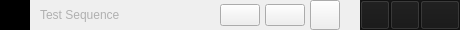
     <widget class="QFrame" name="toolBar">
      <property name="minimumSize">
       <size>
        <width>0</width>
        <height>30</height>
       </size>
      </property>
      <property name="maximumSize">
       <size>
        <width>16777215</width>
        <height>30</height>
       </size>
      </property>
      <property name="frameShape">
       <enum>QFrame::Shape::NoFrame</enum>
      </property>
      <property name="frameShadow">
       <enum>QFrame::Shadow::Raised</enum>
      </property>
      <layout class="QHBoxLayout" name="horizontalLayout">
       <property name="spacing">
        <number>0</number>
       </property>
       <property name="leftMargin">
        <number>0</number>
       </property>
       <property name="topMargin">
        <number>0</number>
       </property>
       <property name="rightMargin">
        <number>0</number>
       </property>
       <property name="bottomMargin">
        <number>0</number>
       </property>
       <item>
        <widget class="QFrame" name="ToogleButton">
         <property name="minimumSize">
          <size>
           <width>30</width>
           <height>30</height>
          </size>
         </property>
         <property name="maximumSize">
          <size>
           <width>30</width>
           <height>30</height>
          </size>
         </property>
         <property name="styleSheet">
          <string notr="true">background-color: rgb(59, 65, 71);</string>
         </property>
         <property name="frameShape">
          <enum>QFrame::Shape::NoFrame</enum>
         </property>
         <property name="frameShadow">
          <enum>QFrame::Shadow::Raised</enum>
         </property>
         <layout class="QHBoxLayout" name="horizontalLayout_7">
          <property name="spacing">
           <number>0</number>
          </property>
          <property name="leftMargin">
           <number>0</number>
          </property>
          <property name="topMargin">
           <number>0</number>
          </property>
          <property name="rightMargin">
           <number>0</number>
          </property>
          <property name="bottomMargin">
           <number>0</number>
          </property>
          <item>
           <widget class="QPushButton" name="btnHamburger">
            <property name="minimumSize">
             <size>
              <width>30</width>
              <height>30</height>
             </size>
            </property>
            <property name="maximumSize">
             <size>
              <width>30</width>
              <height>30</height>
             </size>
            </property>
            <property name="sizeIncrement">
             <size>
              <width>0</width>
              <height>0</height>
             </size>
            </property>
            <property name="baseSize">
             <size>
              <width>0</width>
              <height>0</height>
             </size>
            </property>
            <property name="styleSheet">
             <string notr="true">QPushButton {
	border: none;
	background-color: rgb(0, 0, 0);
	border-left: 3px solid rgb(0, 0, 0);
}

QPushButton:hover {
	border-left: 3px solid rgb(255, 85, 0);
}

QPushButton:pressed {
	background-color: rgb(25, 25, 25);
}</string>
            </property>
            <property name="text">
             <string/>
            </property>
            <property name="icon">
             <iconset>
              <normaloff>statics/icons/icons8_menu.svg</normaloff>statics/icons/icons8_menu.svg</iconset>
            </property>
            <property name="iconSize">
             <size>
              <width>30</width>
              <height>30</height>
             </size>
            </property>
           </widget>
          </item>
         </layout>
        </widget>
       </item>
       <item>
        <widget class="QFrame" name="headerFrame">
         <property name="layoutDirection">
          <enum>Qt::LayoutDirection::LeftToRight</enum>
         </property>
         <property name="frameShape">
          <enum>QFrame::Shape::NoFrame</enum>
         </property>
         <property name="frameShadow">
          <enum>QFrame::Shadow::Raised</enum>
         </property>
         <layout class="QHBoxLayout" name="horizontalLayout_2">
          <property name="spacing">
           <number>0</number>
          </property>
          <property name="leftMargin">
           <number>0</number>
          </property>
          <property name="topMargin">
           <number>0</number>
          </property>
          <property name="rightMargin">
           <number>0</number>
          </property>
          <property name="bottomMargin">
           <number>0</number>
          </property>
          <item>
           <spacer name="horizontalSpacer_1">
            <property name="orientation">
             <enum>Qt::Orientation::Horizontal</enum>
            </property>
            <property name="sizeHint" stdset="0">
             <size>
              <width>10</width>
              <height>13</height>
             </size>
            </property>
           </spacer>
          </item>
          <item>
           <widget class="QLabel" name="label">
            <property name="styleSheet">
             <string notr="true">color: rgb(176, 176, 176);</string>
            </property>
            <property name="text">
             <string>Test Sequence</string>
            </property>
           </widget>
          </item>
          <item>
           <spacer name="horizontalSpacer_2">
            <property name="orientation">
             <enum>Qt::Orientation::Horizontal</enum>
            </property>
            <property name="sizeType">
             <enum>QSizePolicy::Policy::Expanding</enum>
            </property>
            <property name="sizeHint" stdset="0">
             <size>
              <width>100</width>
              <height>13</height>
             </size>
            </property>
           </spacer>
          </item>
          <item>
           <widget class="QFrame" name="UserFrame">
            <property name="frameShape">
             <enum>QFrame::Shape::NoFrame</enum>
            </property>
            <property name="frameShadow">
             <enum>QFrame::Shadow::Raised</enum>
            </property>
            <layout class="QHBoxLayout" name="horizontalLayout_5">
             <property name="spacing">
              <number>5</number>
             </property>
             <property name="leftMargin">
              <number>0</number>
             </property>
             <property name="topMargin">
              <number>0</number>
             </property>
             <property name="rightMargin">
              <number>20</number>
             </property>
             <property name="bottomMargin">
              <number>0</number>
             </property>
             <item>
              <widget class="QPushButton" name="btnToolbox">
               <property name="text">
                <string/>
               </property>
               <property name="icon">
                <iconset>
                 <normaloff>statics/icons/icons8_maintenance_2.svg</normaloff>statics/icons/icons8_maintenance_2.svg</iconset>
               </property>
               <property name="iconSize">
                <size>
                 <width>20</width>
                 <height>20</height>
                </size>
               </property>
              </widget>
             </item>
             <item>
              <widget class="QPushButton" name="btnLogin">
               <property name="text">
                <string/>
               </property>
               <property name="icon">
                <iconset>
                 <normaloff>statics/icons/icons8_account_1.svg</normaloff>statics/icons/icons8_account_1.svg</iconset>
               </property>
               <property name="iconSize">
                <size>
                 <width>20</width>
                 <height>20</height>
                </size>
               </property>
              </widget>
             </item>
             <item>
              <widget class="QPushButton" name="btnAlarm">
               <property name="minimumSize">
                <size>
                 <width>30</width>
                 <height>30</height>
                </size>
               </property>
               <property name="maximumSize">
                <size>
                 <width>30</width>
                 <height>30</height>
                </size>
               </property>
               <property name="text">
                <string/>
               </property>
               <property name="icon">
                <iconset>
                 <normaloff>statics/icons/icons8_alarm.svg</normaloff>statics/icons/icons8_alarm.svg</iconset>
               </property>
               <property name="iconSize">
                <size>
                 <width>20</width>
                 <height>20</height>
                </size>
               </property>
              </widget>
             </item>
            </layout>
           </widget>
          </item>
         </layout>
        </widget>
       </item>
       <item>
        <widget class="QFrame" name="ActionFrame">
         <property name="minimumSize">
          <size>
           <width>100</width>
           <height>30</height>
          </size>
         </property>
         <property name="styleSheet">
          <string notr="true">background-color: rgb(22, 22, 22);</string>
         </property>
         <property name="frameShape">
          <enum>QFrame::Shape::NoFrame</enum>
         </property>
         <property name="frameShadow">
          <enum>QFrame::Shadow::Raised</enum>
         </property>
         <layout class="QHBoxLayout" name="horizontalLayout_8">
          <property name="spacing">
           <number>0</number>
          </property>
          <property name="leftMargin">
           <number>0</number>
          </property>
          <property name="topMargin">
           <number>0</number>
          </property>
          <property name="rightMargin">
           <number>0</number>
          </property>
          <property name="bottomMargin">
           <number>0</number>
          </property>
          <item>
           <widget class="QPushButton" name="btnMin">
            <property name="minimumSize">
             <size>
              <width>30</width>
              <height>30</height>
             </size>
            </property>
            <property name="maximumSize">
             <size>
              <width>30</width>
              <height>30</height>
             </size>
            </property>
            <property name="text">
             <string/>
            </property>
            <property name="icon">
             <iconset>
              <normaloff>../../practices/desktop/PySide-Responsive-ui-master/icons/icons8_minus.svg</normaloff>../../practices/desktop/PySide-Responsive-ui-master/icons/icons8_minus.svg</iconset>
            </property>
            <property name="iconSize">
             <size>
              <width>30</width>
              <height>30</height>
             </size>
            </property>
           </widget>
          </item>
          <item>
           <widget class="QPushButton" name="btnMax">
            <property name="minimumSize">
             <size>
              <width>30</width>
              <height>20</height>
             </size>
            </property>
            <property name="maximumSize">
             <size>
              <width>30</width>
              <height>30</height>
             </size>
            </property>
            <property name="text">
             <string/>
            </property>
            <property name="icon">
             <iconset>
              <normaloff>../../practices/desktop/PySide-Responsive-ui-master/icons/icons8_collapse_arrow_up.svg</normaloff>../../practices/desktop/PySide-Responsive-ui-master/icons/icons8_collapse_arrow_up.svg</iconset>
            </property>
            <property name="iconSize">
             <size>
              <width>30</width>
              <height>30</height>
             </size>
            </property>
           </widget>
          </item>
          <item>
           <widget class="QPushButton" name="btnClose">
            <property name="minimumSize">
             <size>
              <width>40</width>
              <height>30</height>
             </size>
            </property>
            <property name="maximumSize">
             <size>
              <width>40</width>
              <height>30</height>
             </size>
            </property>
            <property name="text">
             <string/>
            </property>
            <property name="icon">
             <iconset>
              <normaloff>../../practices/desktop/PySide-Responsive-ui-master/icons/icons8_multiply.svg</normaloff>../../practices/desktop/PySide-Responsive-ui-master/icons/icons8_multiply.svg</iconset>
            </property>
            <property name="iconSize">
             <size>
              <width>30</width>
              <height>30</height>
             </size>
            </property>
           </widget>
          </item>
         </layout>
        </widget>
       </item>
      </layout>
     </widget>
